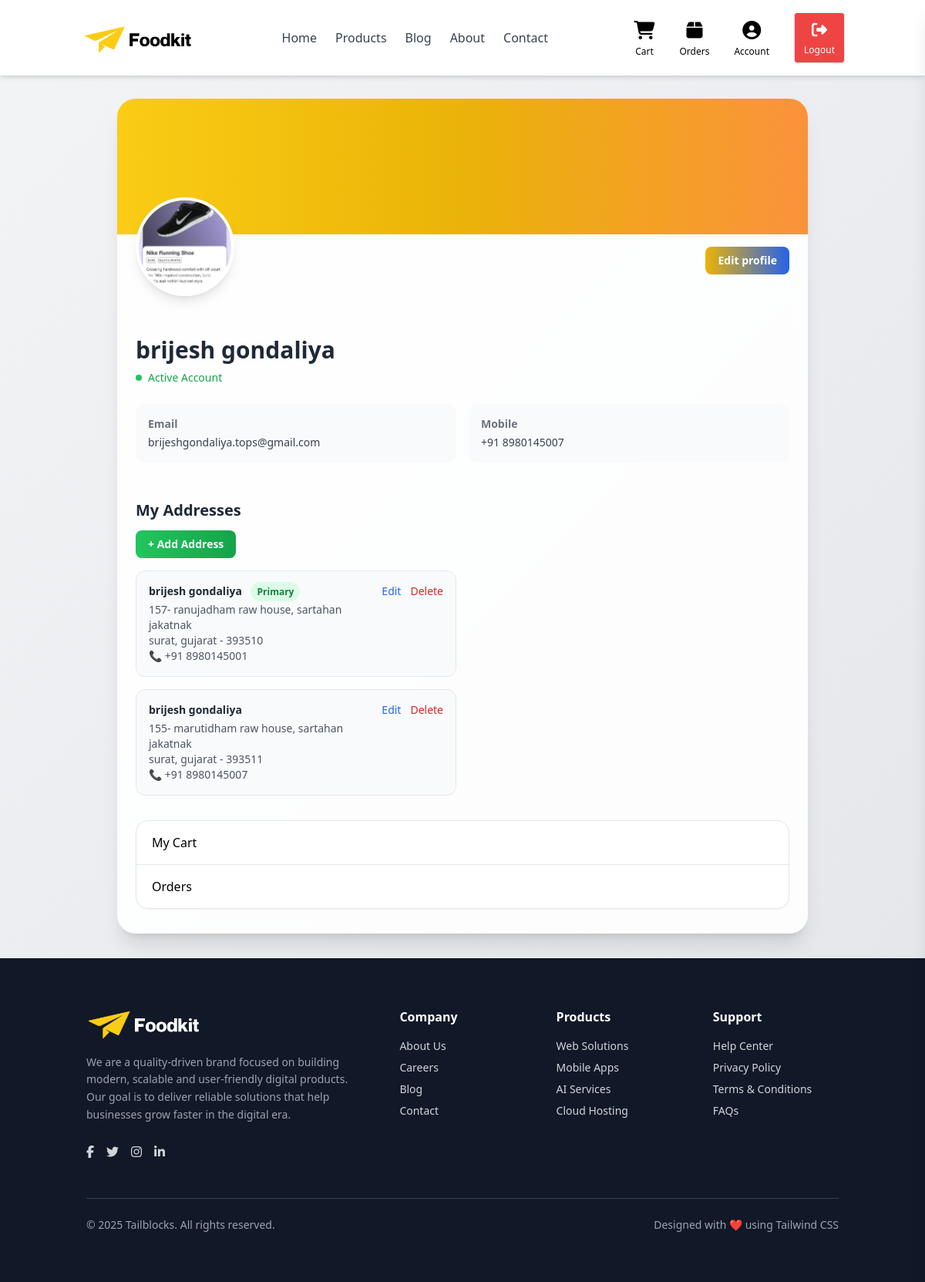
The page /profile/ (signed in) on the database its author committed.
### apps/users/models.py (models this page shows, shortened)
class User(BaseModel):
    profile = models.ImageField(
        upload_to=profile_upload_path,
        default="profile_pics/default.png",
        blank=True,
        null=True
    )
    first_name = models.CharField(max_length=255, null=False, blank=False)
    last_name = models.CharField(max_length=255, null=False, blank=False)
    email = models.EmailField(max_length=255, null=False, blank=False, unique=True)
    mobile = models.CharField(max_length=255, null=False, blank=False, unique=True)
    password = models.CharField(max_length=255, null=False, blank=False)
    is_active = models.BooleanField(default=False)
    otp = models.CharField(max_length=10, default="875354")

### apps/store/models.py (models this page shows, shortened)
class Address(BaseModel):
    user = models.ForeignKey(User,
        on_delete=models.CASCADE,
        related_name="addresses"
    )
    full_name = models.CharField(max_length=150)
    phone = models.CharField(max_length=15)
    address_line1 = models.CharField(max_length=255)
    address_line2 = models.CharField(max_length=255, blank=True, null=True)
    city = models.CharField(max_length=100)
    state = models.CharField(max_length=100)
    pincode = models.CharField(max_length=10)
    is_primary = models.BooleanField(default=False)
    created_at = models.DateTimeField(auto_now_add=True)

### apps/store/views.py (the view)
# urls.py: path("profile/", profile, name="profile"),
@login_required
def profile(request):
    user_id = request.session["user_id"]
    get_user = User.objects.get(id=user_id)
    addresses = Address.objects.filter(user=user_id).order_by("-is_primary", "-id")
    context = {
        'user':get_user,
        "addresses": addresses
    }
    return render(request, "store/profile.html", context)

### apps/store/views.py (called while the page is built)
def login_required(view_func):
    @wraps(view_func)
    def wrapper(request, *args, **kwargs):
        if request.session.get('user_id'):
            return view_func(request, *args, **kwargs)
        messages.warning(request, "Please log in to continue.")
        return redirect('signin')
    return wrapper

### apps/store/templates/store/profile.html (shortened to what this page needs)
{% extends 'store/base.html' %}
{% block body %}
<div class="bg-gradient-to-br from-gray-100 to-gray-200 flex items-center justify-center pt-32 pb-8 px-4">
  <div class="bg-white/90 backdrop-blur shadow-xl rounded-3xl w-full max-w-4xl overflow-hidden">
    <div class="h-44 bg-gradient-to-r from-yellow-400 via-yellow-500 to-orange-400"></div>
    <div class="relative px-6 pb-8">
      <div class="absolute -top-16 left-6">
        <img
          src="{{user.profile.url}}"
          class="w-32 h-32 rounded-full border-4 border-white shadow-lg object-cover" alt="Profile">
      </div>
      <div class="flex justify-end mt-4">
        <a href="{% url 'update_image' %}"
          class="px-4 py-2 text-sm font-semibold text-white bg-gradient-to-r from-yellow-500 to-blue-600 rounded-lg hover:scale-105 transition">
          Edit profile
        </a>
      </div>
      <div class="mt-20">
        <h2 class="text-3xl font-bold text-gray-800">
          {{ user.first_name }} {{ user.last_name }}
        </h2>
        {% if user.is_active %}
        <p class="mt-2 inline-flex items-center gap-2 text-sm font-medium text-green-600">
          <span class="w-2 h-2 bg-green-500 rounded-full animate-pulse"></span>
          Active Account
        </p>
        {% else %}
        <p class="mt-2 inline-flex items-center gap-2 text-sm font-medium text-red-600">
          <span class="w-2 h-2 bg-red-500 rounded-full"></span>
          Inactive Account
        </p>
        {% endif %}
      </div>
      <div class="mt-6 grid sm:grid-cols-2 gap-4 text-sm text-gray-700">
        <div class="bg-gray-50 rounded-xl p-4">
          <p class="font-semibold text-gray-500">Email</p>
          <p class="mt-1">{{ user.email }}</p>
        </div>
        <div class="bg-gray-50 rounded-xl p-4">
          <p class="font-semibold text-gray-500">Mobile</p>
          <p class="mt-1">{{ user.mobile|default:"N/A" }}</p>
        </div>
        <div class="mt-8">
          <div class="flex flex-col items-start gap-3 mb-4">
            <h3 class="text-xl font-semibold text-gray-800">My Addresses</h3>
            <a href="{% url 'add_address' %}"
              class="px-4 py-2 text-sm font-semibold text-white bg-gradient-to-r from-green-500 to-green-600 rounded-lg hover:scale-105 transition">
              + Add Address
            </a>
          </div>
          {% if addresses %}
          <div class="space-y-4">
            {% for address in addresses %}
            <div class="border rounded-xl p-4 bg-gray-50 flex justify-between items-start">
              <div>
                <p class="font-semibold text-gray-800">
                  {{ address.full_name }}
                  {% if address.is_primary %}
                  <span class="ml-2 text-xs bg-green-100 text-green-700 px-2 py-1 rounded-full">
                    Primary
                  </span>
                  {% endif %}
                </p>
                <p class="text-sm text-gray-600 mt-1">
                  {{ address.address_line1 }}, {{ address.address_line2 }}
                </p>
                <p class="text-sm text-gray-600">
                  {{ address.city }}, {{ address.state }} - {{ address.pincode }}
                </p>
                <p class="text-sm text-gray-600">
                  📞 {{ address.phone }}
                </p>
              </div>
              <div class="flex gap-3">
                <a href="{% url 'edit_address' address.id %}" class="text-blue-600 text-sm hover:underline">
                  Edit
                </a>
                <a href="{% url 'delete_address' address.id %}" class="text-red-600 text-sm hover:underline">
                  Delete
                </a>
              </div>
            </div>
            {% endfor %}
          </div>
          {% else %}
          <p class="text-sm text-gray-500">No address added yet.</p>
          {% endif %}
        </div>
      </div>
      <div class="mt-8">
        <ul class="rounded-2xl  border border-gray-200 bg-white shadow-sm divide-y overflow-hidden">
          <a href="{% url 'cart' %}" class="group w-30 flex items-center gap-4 px-5 py-4 cursor-pointer transition">
            <span class="font-medium text-dark-600">My Cart</span>
          </a>
          <a href="{% url 'my_orders' %}" class="group w-30 flex items-center gap-4 px-5 py-4 cursor-pointer transition">
            <span class="font-medium text-dark-600">Orders</span>
          </a>
        </ul>
      </div>
    </div>
  </div>
</div>
{% endblock %}

### rows shown on the page
User: profile (picture), first_name "brijesh", last_name "gondaliya", email "brijeshgondaliya.tops@gmail.com", mobile "+91 8980145007"
Address: full_name "brijesh gondaliya", is_primary "Primary", address_line1 "157- ranujadham raw house", address_line2 "sartahan jakatnak", city "surat", state "gujarat", pincode "393510", phone "+91 8980145001"
Address: full_name "brijesh gondaliya", address_line1 "155- marutidham raw house", address_line2 "sartahan jakatnak", city "surat", state "gujarat", pincode "393511", phone "+91 8980145007"

### other values the page prints
{{ request.session.user_name|default:"Account" }} "Account"
